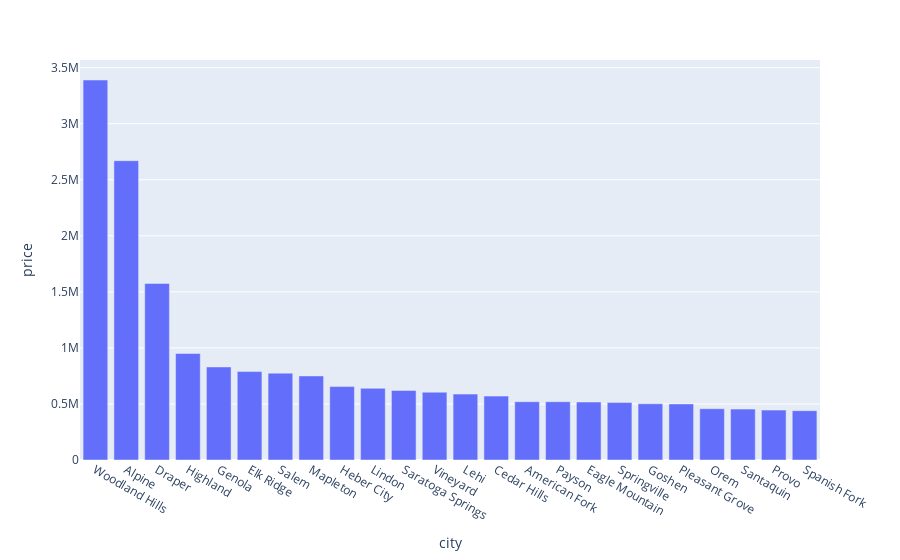

Write notebook code for a chart like this one.
### Markdown cell above
What is the relationship between bathrooms & price?  
What is the relationship between bedrooms & price?  
What is the relationship between the city & the price?  
What is the average price of a 3 bedroom, 2 bathroom home in Spanish Fork?

### Code cell
df_avg_price_per_city = df.groupby('city').median(numeric_only = True).reset_index().sort_values('price', ascending = False)
fig = px.bar(df_avg_price_per_city, x = 'city', y = 'price')
fig.show()
fig.write_image('bar_chart_preliminary.png')

### Figure 1 — Plotly figure (JSON) as saved in the notebook; plotly's stock layout.template omitted (floating-point values rounded to 4 significant figures)
{"data": [{"alignmentgroup": "True", "hovertemplate": "city=%{x}<br>price=%{y}<extra></extra>", "legendgroup": "", "marker": {"color": "#636efa", "pattern": {"shape": ""}}, "name": "", "offsetgroup": "", "orientation": "v", "showlegend": false, "textposition": "auto", "type": "bar", "x": ["Woodland Hills", "Alpine", "Draper", "Highland", "Genola", "Elk Ridge", "Salem", "Mapleton", "Heber City", "Lindon", "Saratoga Springs", "Vineyard", "Lehi", "Cedar Hills", "American Fork", "Payson", "Eagle Mountain", "Springville", "Goshen", "Pleasant Grove", "Orem", "Santaquin", "Provo", "Spanish Fork"], "xaxis": "x", "y": [3390000, 2670000, 1575000, 950000, 830000, 789000, 774950, 749900, 654900, 639450, 620450, 604800.0, 587950, 570000, 519990, 519967, 517400, 512400.0, 502000.0, 499990, 457500, 454000, 444995, 440000], "yaxis": "y"}], "layout": {"barmode": "relative", "legend": {"tracegroupgap": 0}, "margin": {"t": 60}, "xaxis": {"anchor": "y", "domain": [0, 1], "title": {"text": "city"}}, "yaxis": {"anchor": "x", "domain": [0, 1], "title": {"text": "price"}}}}
